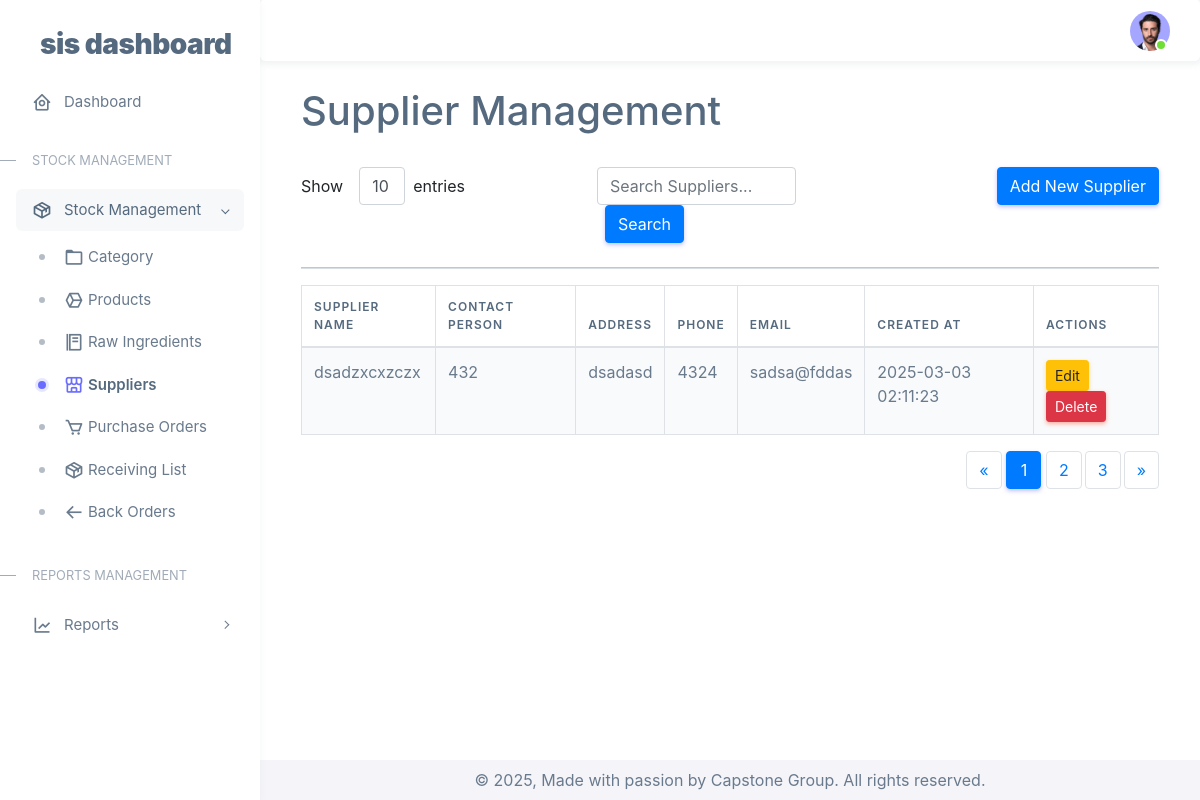
Before: /stockclerk/index_admin.php?page=suppliers with the older database file.
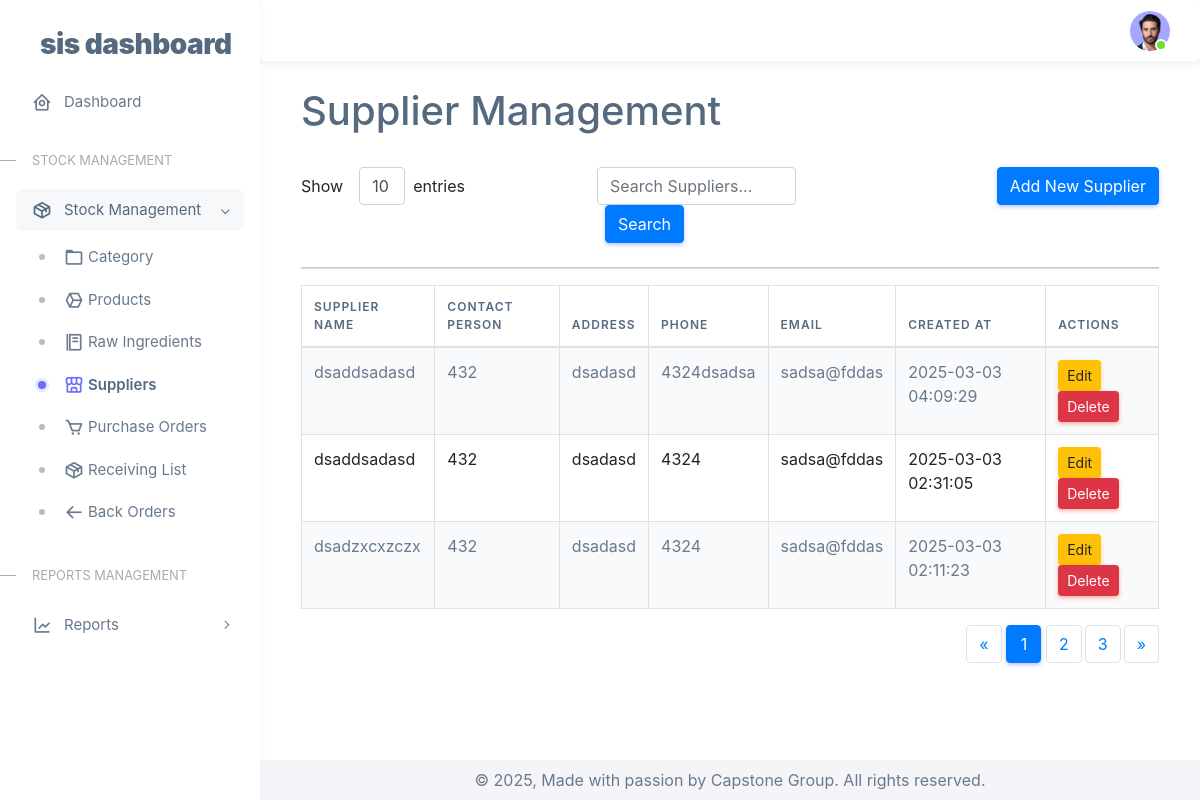
After: the same page with the newer database file.
### tables this page shows
CREATE TABLE `tbl_suppliers` (
  `supplier_id` int(11) NOT NULL,
  `supplier_name` varchar(255) NOT NULL,
  `contact_person` varchar(255) DEFAULT NULL,
  `address` varchar(255) DEFAULT NULL,
  `phone` varchar(20) DEFAULT NULL,
  `email` varchar(255) DEFAULT NULL,
  `created_at` timestamp NOT NULL DEFAULT current_timestamp()
);

### stockclerk/pages/functions/supplier-functions.php (called while the page is built, shortened)
<?php
include('connection.php');
$query = "SELECT * FROM tbl_suppliers ORDER BY created_at DESC";
$result = mysqli_query($conn, $query);
?>

### stockclerk/pages/supplier.php (the view, shortened to what this page needs)
<?php include 'functions/supplier-functions.php'; ?>
<link href="https://stackpath.bootstrapcdn.com/bootstrap/4.5.2/css/bootstrap.min.css" rel="stylesheet">
<div class="container my-7" style="max-width: 100%; width: 120%;">
    <h1 class="text-left">Supplier Management</h1>
    <br>
    <div class="row mb-4">
        <div class="col-md-4">
            <form method="GET" action="index_admin.php?page=supplier">
                <div class="form-inline w-100">
                    <label for="limit" class="mr-2">Show</label>
                    <select name="limit" class="form-control ml-2">
                        <option value="10">10</option>
                    </select>
                    <label for="limit" class="ml-2">entries</label>
                </div>
            </form>
        </div>
        <div class="col-md-4">
            <form method="GET" action="index_admin.php?page=supplier">
                <div class="form-inline w-100">
                    <input type="text" name="search" class="form-control w-75" placeholder="Search Suppliers...">
                    <button type="submit" class="btn btn-primary ml-2">Search</button>
                </div>
            </form>
        </div>
        <div class="col-md-4 text-right">
            <button class="btn btn-primary" data-toggle="modal" data-target="#addSupplierModal">Add New Supplier</button>
        </div>
    </div>
    <hr>
    <div class="table-responsive">
        <table class="table table-bordered table-striped">
            <thead>
                <tr>
                    <th>Supplier Name</th>
                    <th>Contact Person</th>
                    <th>Address</th>
                    <th>Phone</th>
                    <th>Email</th>
                    <th>Created At</th>
                    <th>Actions</th>
                </tr>
            </thead>
            <tbody>
                <?php while ($supplier = mysqli_fetch_assoc($result)): ?>
                    <tr>
                        <td><?php echo $supplier['supplier_name']; ?></td>
                        <td><?php echo $supplier['contact_person']; ?></td>
                        <td><?php echo $supplier['address']; ?></td>
                        <td><?php echo $supplier['phone']; ?></td>
                        <td><?php echo $supplier['email']; ?></td>
                        <td><?php echo $supplier['created_at']; ?></td>
                        <td>
                            <button onclick="openEditForm(<?php echo $supplier['supplier_id']; ?>, '<?php echo $supplier['supplier_name']; ?>', '<?php echo $supplier['contact_person']; ?>', '<?php echo $supplier['address']; ?>', '<?php echo $supplier['phone']; ?>', '<?php echo $supplier['email']; ?>')" class="btn btn-warning btn-sm" data-toggle="modal" data-target="#editSupplierModal">Edit</button>
                            <button type="button" class="btn btn-danger btn-sm" data-toggle="modal" data-target="#deleteSupplierModal" onclick="setDeleteData(<?php echo $supplier['supplier_id']; ?>, '<?php echo $supplier['supplier_name']; ?>')">Delete</button>
                        </td>
                    </tr>
                <?php endwhile; ?>
            </tbody>
        </table>
    </div>
                <nav>
                <ul class="pagination justify-content-end">
                    <li class="page-item">
                        <a class="page-link" href="#" aria-label="Previous">
                            <span aria-hidden="true">&laquo;</span>
                        </a>
                    </li>
                    <li class="page-item active">
                        <a class="page-link" href="#">1</a>
                    </li>
                    <li class="page-item">
                        <a class="page-link" href="#">2</a>
                    </li>
                    <li class="page-item">
                        <a class="page-link" href="#">3</a>
                    </li>
                    <li class="page-item">
                        <a class="page-link" href="#" aria-label="Next">
                            <span aria-hidden="true">&raquo;</span>
                        </a>
                    </li>
                </ul>
                 </nav>
</div>

Changed rows visible on the page:
added tbl_suppliers: supplier_name "dsaddsadasd", contact_person "432", address "dsadasd", phone "4324dsadsa", email "sadsa@fddas", created_at "2025-03-03 04:09:29"
added tbl_suppliers: supplier_name "dsaddsadasd", contact_person "432", address "dsadasd", phone "4324", email "sadsa@fddas", created_at "2025-03-03 02:31:05"
